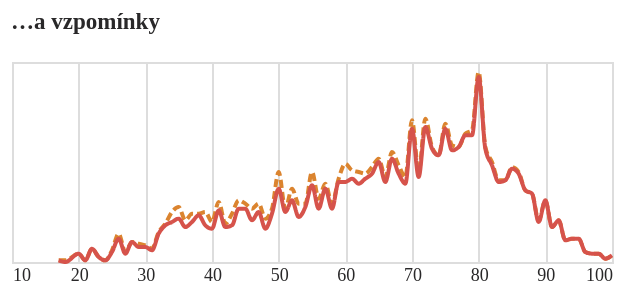

Here is the notebook cell this chart was saved with:
### Code cell
tvar3 = alt.Chart(do_grafu_vzpominky.to_pandas(), width=300, height=100, title="…a vzpomínky").mark_line(interpolate="monotone").encode(
    alt.X('vek:Q').axis(domain=False, tickSize=0, title=None),
    alt.Y('len:Q').stack('zero').axis(None),
    alt.Color('obdobi:N', sort=['2000-2020','1800-1838'], scale=alt.Scale(range=['#D6534B', '#DB842F']), legend=None),
    alt.StrokeDash('obdobi:N', sort=['2000-2020','1800-1838'], legend=None)
)

tvar3

### Figure 1 — Vega-Lite specification as saved in the notebook (floating-point values rounded to 4 significant figures; data arrays with more than 128 entries replaced by an {"elided": "..."} marker saying what was removed)
{"config": {"title": {"font": "Noticia Text", "fontSize": 11.5, "anchor": "start", "lineHeight": 19, "fontWeight": "bolder", "subtitleFont": "Noticia Text", "subtitleFontSize": 10, "subtitleLineHeight": 15, "subtitlePadding": 10, "dy": -10, "color": "#292829", "subtitleColor": "#292829"}, "axis": {"labelFont": "Asap", "titleFont": "Asap", "fontWeight": "lighter", "titleFontWeight": "lighter", "labelFontSize": 9, "titleFontSize": 9, "labelPadding": 2, "titlePadding": 9, "domainOpacity": 0, "tickColor": "#DCDDD6", "labelColor": "#292829"}, "legend": {"labelFont": "Asap", "labelFontWeight": "normal", "titleFont": "Asap", "titleFontWeight": "normal", "labelFontSize": 9, "titleFontSize": 9, "labelColor": "#292829"}}, "data": {"name": "data-089207b39f732621216bbff18fc9dd16"}, "mark": {"type": "line", "interpolate": "monotone"}, "encoding": {"color": {"field": "obdobi", "legend": null, "scale": {"range": ["#D6534B", "#DB842F"]}, "sort": ["2000-2020", "1800-1838"], "type": "nominal"}, "strokeDash": {"field": "obdobi", "legend": null, "sort": ["2000-2020", "1800-1838"], "type": "nominal"}, "x": {"axis": {"domain": false, "tickSize": 0, "title": null}, "field": "vek", "type": "quantitative"}, "y": {"axis": null, "field": "len", "stack": "zero", "type": "quantitative"}}, "height": 100, "title": "…a vzpomínky", "width": 300, "$schema": "https://vega.github.io/schema/vega-lite/v5.8.0.json", "datasets": {"data-089207b39f732621216bbff18fc9dd16": {"elided": "142 records"}}}
